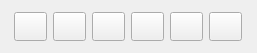
<?xml version="1.0" encoding="UTF-8"?>
<ui version="4.0">
 <class>PlayerControls</class>
 <widget class="QWidget" name="PlayerControls">
  <property name="geometry">
   <rect>
    <x>0</x>
    <y>0</y>
    <width>257</width>
    <height>53</height>
   </rect>
  </property>
  <layout class="QHBoxLayout" name="horizontalLayout">
   <item>
    <layout class="QHBoxLayout" name="player_controls_layout">
     <item>
      <widget class="QPushButton" name="player_controls_previous">
       <property name="minimumSize">
        <size>
         <width>33</width>
         <height>29</height>
        </size>
       </property>
       <property name="maximumSize">
        <size>
         <width>33</width>
         <height>29</height>
        </size>
       </property>
       <property name="toolTip">
        <string>Morceau précédent</string>
       </property>
       <property name="text">
        <string/>
       </property>
       <property name="icon">
        <iconset resource="icons/icons.qrc">
         <normaloff>:/controls/previous.png</normaloff>:/controls/previous.png</iconset>
       </property>
      </widget>
     </item>
     <item>
      <widget class="QPushButton" name="player_controls_play">
       <property name="minimumSize">
        <size>
         <width>33</width>
         <height>29</height>
        </size>
       </property>
       <property name="maximumSize">
        <size>
         <width>33</width>
         <height>29</height>
        </size>
       </property>
       <property name="toolTip">
        <string>Play / Pause</string>
       </property>
       <property name="text">
        <string/>
       </property>
       <property name="icon">
        <iconset resource="icons/icons.qrc">
         <normaloff>:/controls/play.png</normaloff>:/controls/play.png</iconset>
       </property>
      </widget>
     </item>
     <item>
      <widget class="QPushButton" name="player_controls_stop">
       <property name="minimumSize">
        <size>
         <width>33</width>
         <height>29</height>
        </size>
       </property>
       <property name="maximumSize">
        <size>
         <width>33</width>
         <height>29</height>
        </size>
       </property>
       <property name="toolTip">
        <string>Stop</string>
       </property>
       <property name="text">
        <string/>
       </property>
       <property name="icon">
        <iconset resource="icons/icons.qrc">
         <normaloff>:/controls/stop.png</normaloff>:/controls/stop.png</iconset>
       </property>
      </widget>
     </item>
     <item>
      <widget class="QPushButton" name="player_controls_next">
       <property name="minimumSize">
        <size>
         <width>33</width>
         <height>29</height>
        </size>
       </property>
       <property name="maximumSize">
        <size>
         <width>33</width>
         <height>29</height>
        </size>
       </property>
       <property name="toolTip">
        <string>Morceau suivant</string>
       </property>
       <property name="text">
        <string/>
       </property>
       <property name="icon">
        <iconset resource="icons/icons.qrc">
         <normaloff>:/controls/next.png</normaloff>:/controls/next.png</iconset>
       </property>
      </widget>
     </item>
     <item>
      <widget class="QPushButton" name="player_controls_speed">
       <property name="minimumSize">
        <size>
         <width>33</width>
         <height>29</height>
        </size>
       </property>
       <property name="maximumSize">
        <size>
         <width>33</width>
         <height>29</height>
        </size>
       </property>
       <property name="toolTip">
        <string>Vitesse de lecture</string>
       </property>
       <property name="text">
        <string/>
       </property>
       <property name="icon">
        <iconset resource="icons/icons.qrc">
         <normaloff>:/controls/clock.png</normaloff>:/controls/clock.png</iconset>
       </property>
      </widget>
     </item>
     <item>
      <widget class="QPushButton" name="player_controls_play_mode">
       <property name="minimumSize">
        <size>
         <width>33</width>
         <height>29</height>
        </size>
       </property>
       <property name="maximumSize">
        <size>
         <width>33</width>
         <height>29</height>
        </size>
       </property>
       <property name="toolTip">
        <string>Mode de lecture</string>
       </property>
       <property name="text">
        <string/>
       </property>
       <property name="icon">
        <iconset resource="icons/icons.qrc">
         <normaloff>:/controls/mode.png</normaloff>:/controls/mode.png</iconset>
       </property>
      </widget>
     </item>
    </layout>
   </item>
  </layout>
 </widget>
 <resources>
  <include location="icons/icons.qrc"/>
 </resources>
 <connections/>
</ui>
